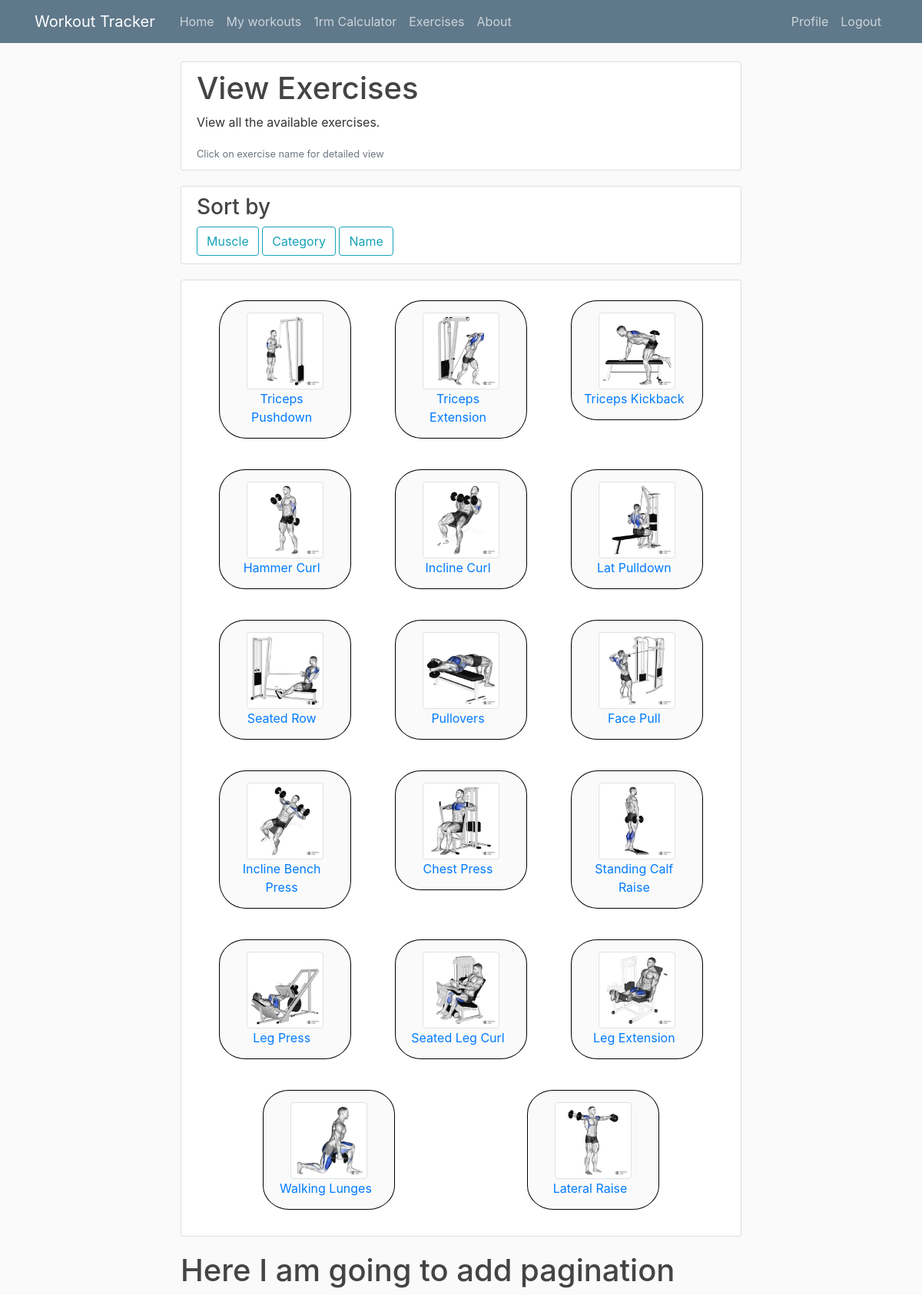
Page /exercises/ (signed in) on the committed database.
### tracker/models.py (models this page shows, shortened)
class Exercise(models.Model):
    name = models.CharField(max_length=100)
    muscle = models.ForeignKey(Muscle, on_delete=models.CASCADE)
    category = models.ForeignKey(Category, on_delete=models.CASCADE)
    img = models.ImageField(default='defaultExercise.png', upload_to='exercise_pics', null=True)
    class Meta:
        ordering = ['muscle']

### tracker/views.py (the view)
# urls.py: path('exercises/', views.view_exercises, name='tracker-exercises'),
def view_exercises(request):
    context = {
        'exercises': Exercise.objects.all()
    }
    return render(request, 'tracker/exercises.html',context)

### tracker/templates/tracker/exercises.html
{% extends "tracker/base.html" %}
{% block content %}
    <article class="media content-section">
        <div class="media-body">
            <h1>View Exercises</h1>
            <p>View all the available exercises.</p>
            <small class="text-muted bp-2">Click on exercise name for detailed view</small>
        </div>
    </article>
    <article class="media content-section">
        <div class="media-body">
            <h3>Sort by</h3>
            <button class="btn btn-outline-info" type="Submit">Muscle</button>
            <button class="btn btn-outline-info" type="Submit">Category</button>
            <button class="btn btn-outline-info" type="Submit">Name</button>
        </div>
    </article>
    <article class="media content-section exercise-media">
        {% for exercise in exercises%}
        <div class="exercise-box col-md-3 col-sm-6 mb-4">
            <div class="d-flex justify-content-center align-items-center">
                <img class="img-thumbnail" src={{ exercise.img.url }}>
            </div>
            <div class="d-flex justify-content-center align-items-center text-center">
                <a class="mr-2" href="#">{{ exercise.name }}</a>
            </div>
        </div>
        {% endfor %}
    </article>
    <div>
        <h1>Here I am going to add pagination</h1>
    </div>
{% endblock content %}

### tracker/static/tracker/main.css (style rules this page uses)
body { background: #fafafa; color: #333333; margin-top: 5rem; }
h1, h2, h3, h4, h5, h6 { color: #444444; }
.content-section { background: #ffffff; padding: 10px 20px; border: 1px solid #dddddd; border-radius: 3px; margin-bottom: 20px; }
body { background-image: url('./images/bg1.jpg'); background-size: cover; background-repeat: no-repeat; }
.exercise-media { display: flex; flex-wrap: wrap; justify-content: space-around; }
.exercise-box { padding: 15px; border-color: rgb(163, 163, 163); border: black 0.1rem solid; background: rgb(250, 250, 250); border-radius: 20%; margin: 1rem; }
.img-thumbnail { width: 100px; height: 100px; }

### rows in the picture
Exercise: img (picture), name "Triceps Pushdown"
Exercise: img (picture), name "Triceps Extension"
Exercise: img (picture), name "Triceps Kickback"
Exercise: img (picture), name "Hammer Curl"
Exercise: img (picture), name "Incline Curl"
Exercise: img (picture), name "Lat Pulldown"
Exercise: img (picture), name "Seated Row"
Exercise: img (picture), name "Pullovers"
Exercise: img (picture), name "Face Pull"
Exercise: img (picture), name "Incline Bench Press"
Exercise: img (picture), name "Chest Press"
Exercise: img (picture), name "Standing Calf Raise"
Exercise: img (picture), name "Leg Press"
Exercise: img (picture), name "Seated Leg Curl"
Exercise: img (picture), name "Leg Extension"
Exercise: img (picture), name "Walking Lunges"
Exercise: img (picture), name "Lateral Raise"
